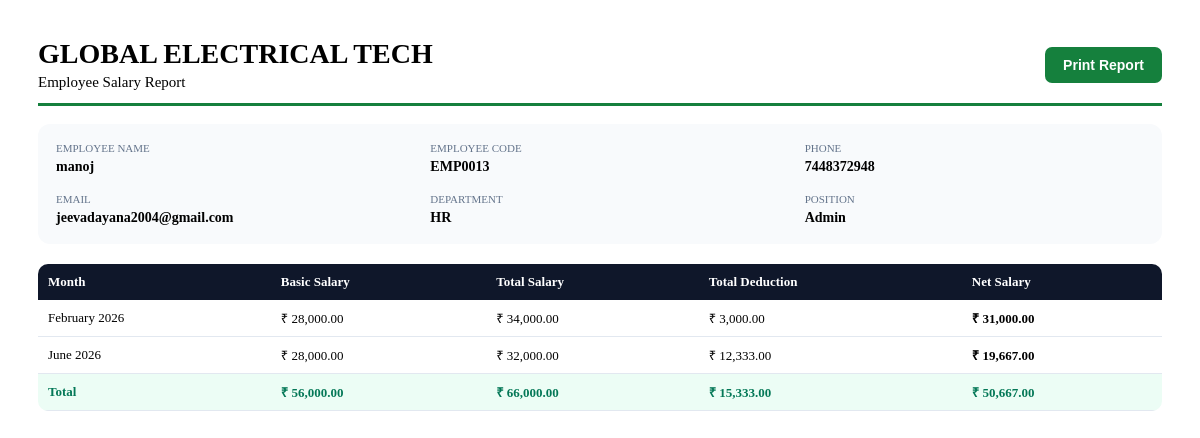
Page /employee/salary-history/print/19/ on the committed database.
### Payrollmang/models.py (models this page shows, shortened)
class Employee(models.Model):
    employee_code=models.CharField(max_length=10,unique=True,null=True,blank=True)
    Firstname = models.CharField(max_length=100, validators=[RegexValidator(r'^[A-Z a-z]+$')])
    Lastname = models.CharField(max_length=100, validators=[RegexValidator(r'^[A-Z a-z]+$')],blank=True ,)
    employee_type = models.CharField(max_length=20,
    choices=[("Permanent", "Permanent"), ("Contract", "Contract")],default="Permanent",)
    DOB = models.DateField(null=True,blank=True)
    phone = models.CharField(max_length=10, validators=[RegexValidator(r'\d{10}$','Enter 10 digits')])
    email = models.EmailField(unique=True,blank=True,null=True)
    address = models.TextField()
    date_of_join = models.DateField(null=True, blank=True)
    department = models.ForeignKey(Department, on_delete=models.CASCADE)
    position = models.ForeignKey(Position, on_delete=models.CASCADE)
    monthsalary = models.DecimalField(max_digits=10, decimal_places=2)

class Department(models.Model):
    department_name=models.CharField(max_length=100)
    def __str__(self):
        return self.department_name

class Position(models.Model):
    department = models.ForeignKey(Department, on_delete=models.CASCADE)
    position_name = models.CharField(max_length=100)
    def __str__(self):
        return self.position_name

class Payroll(models.Model):
    employee = models.ForeignKey(Employee, on_delete=models.CASCADE)
    payroll_month = models.DateField(default=timezone.now)
    basic_salary = models.DecimalField(max_digits=10, decimal_places=2, default=0)
    house_allowance = models.DecimalField(max_digits=10, decimal_places=2, default=0, blank=True)
    da_allowance = models.DecimalField(max_digits=10, decimal_places=2, default=0, blank=True)
    other_allowance = models.DecimalField(max_digits=10, decimal_places=2, default=0, blank=True)
    pf = models.DecimalField(max_digits=10, decimal_places=2, default=0, blank=True)
    advance = models.DecimalField(max_digits=10, decimal_places=2, default=0, blank=True)
    loan = models.DecimalField(max_digits=10, decimal_places=2, default=0, blank=True)
    ot_amount = models.DecimalField(max_digits=10, decimal_places=2, default=0)
    working_days = models.IntegerField(default=30)
    absent_days = models.DecimalField(max_digits=5, decimal_places=1, default=0)
    class Meta:
        constraints = [
            models.UniqueConstraint(
                fields=["employee", "payroll_month"],
                name="unique_employee_payroll_month",
            )
        ]
    @property
    def total_salary(self):
        return round(
            self.basic_salary
            + self.house_allowance
            + self.da_allowance
            + self.other_allowance
            + self.ot_amount
        )
    @property
    def loss_of_pay(self):
        if self.working_days > 0:
            lop_base = (
                (self.basic_salary
                + self.house_allowance
                + self.da_allowance
                + self.other_allowance)
                / self.working_days
                * self.absent_days
            )
            return round(lop_base)
        return 0
    @property
    def total_deduction(self):
        return round(
            self.pf
            + self.advance
            + self.loan
            + self.loss_of_pay
        )
    @property
    def net_salary(self):
        return round(self.total_salary - self.total_deduction)

### Payrollmang/views.py (the view)
# urls.py: path("employee/salary-history/print/<int:employee_id>/",views.employee_salary_history_print,name="employee_salary_history_print",),
def employee_salary_history_print(request, employee_id):
    employee = get_object_or_404(Employee, id=employee_id)
    payrolls = Payroll.objects.filter(
        employee=employee
    ).order_by("payroll_month")
    context = {
        "employee": employee,
        "payrolls": payrolls,
        "total_basic": sum(p.basic_salary for p in payrolls),
        "total_salary": sum(p.total_salary for p in payrolls),
        "total_deduction": sum(p.total_deduction for p in payrolls),
        "total_net": sum(p.net_salary for p in payrolls),
    }
    return render(
        request,
        "Payrollmang/employee_salary_history_print.html",
        context,
    )

### Payrollmang/templatetags/indian_currency.py (called while the page is built)
@register.filter
def indian_currency(value):
    try:
        value = float(value)
    except (TypeError, ValueError):
        return value
    number = f"{value:.2f}"
    integer, decimal = number.split(".")
    if len(integer) <= 3:
        return f"₹ {integer}.{decimal}"
    last3 = integer[-3:]
    remaining = integer[:-3]
    parts = []
    while len(remaining) > 2:
        parts.insert(0, remaining[-2:])
        remaining = remaining[:-2]
    if remaining:
        parts.insert(0, remaining)
    integer = ",".join(parts) + "," + last3
    return f"₹ {integer}.{decimal}"

### templates/Payrollmang/employee_salary_history_print.html (shortened to what this page needs)
{% load indian_currency %}
<!DOCTYPE html>
<html>
<head>
</head>
<body>
<div class="page">
    <div class="top">
        <div>
            <h1> GLOBAL ELECTRICAL TECH</h1>
            <div class="subtitle">Employee Salary Report</div>
        </div>
        <div class="actions">
            <button onclick="window.print()" class="btn print-btn">Print Report</button>
        </div>
    </div>
    <div class="info-box">
        <div>
            <div class="label">Employee Name</div>
            <div class="value">{{ employee.Firstname }}</div>
        </div>
        <div>
            <div class="label">Employee Code</div>
            <div class="value">{{ employee.employee_code }}</div>
        </div>
        <div>
            <div class="label">Phone</div>
            <div class="value">{{ employee.phone }}</div>
        </div>
        <div>
            <div class="label">Email</div>
            <div class="value">{{ employee.email }}</div>
        </div>
        <div>
            <div class="label">Department</div>
            <div class="value">{{ employee.department }}</div>
        </div>
        <div>
            <div class="label">Position</div>
            <div class="value">{{ employee.position }}</div>
        </div>
    </div>
    <table>
        <thead>
            <tr>
                <th>Month</th>
                <th>Basic Salary</th>
                <th>Total Salary</th>
                <th>Total Deduction</th>
                <th>Net Salary</th>
            </tr>
        </thead>
        <tbody>
            {% for payroll in payrolls %}
            <tr>
                <td>{{ payroll.payroll_month|date:"F Y" }}</td>
                <td>{{ payroll.basic_salary|indian_currency }}</td>
                <td>{{ payroll.total_salary|indian_currency }}</td>
                <td>{{ payroll.total_deduction|indian_currency }}</td>
                <td class="net">{{ payroll.net_salary|indian_currency }}</td>
            </tr>
            {% endfor %}
            <tr class="total-row">
                <td>Total</td>
                <td>{{ total_basic|indian_currency }}</td>
                <td>{{ total_salary|indian_currency }}</td>
                <td>{{ total_deduction|indian_currency }}</td>
                <td>{{ total_net|indian_currency }}</td>
            </tr>
        </tbody>
    </table>
</div>
</body>
</html>

### templates/Payrollmang/employee_salary_history_print.html (style rules this page uses)
.page { width: 100%; max-width: 1200px; margin: auto; padding: 30px; box-sizing: border-box; }
.top { display: flex; justify-content: space-between; align-items: center; border-bottom: 3px solid #15803d; padding-bottom: 12px; margin-bottom: 18px; }
h1 { margin: 0; font-size: 28px; font-family: Georgia, serif; }
.subtitle { margin-top: 4px; font-size: 15px; }
.actions { display: flex; gap: 10px; }
.btn { padding: 10px 18px; border-radius: 7px; font-weight: bold; text-decoration: none; cursor: pointer; font-size: 14px; }
.print-btn { background: #15803d; color: white; border: none; }
.info-box { background: #f8fafc; border-radius: 12px; padding: 18px; display: grid; grid-template-columns: repeat(3, 1fr); gap: 18px 35px; margin-bottom: 20px; }
.label { color: #64748b; font-size: 11px; text-transform: uppercase; margin-bottom: 5px; }
.value { color: #000; font-size: 14px; font-weight: 600; }
table { width: 100%; border-collapse: collapse; font-size: 13px; border-radius: 10px; overflow: hidden; }
th { background: #0f172a; color: white; text-align: left; padding: 10px; }
td { padding: 9px 10px; border-bottom: 1px solid #e2e8f0; }
.net { font-weight: 800; }
.total-row td { background: #ecfdf5; color: #047857; font-weight: 800; }

### rows in the picture
Employee: Firstname "manoj", employee_code "EMP0013", phone "7448372948", email "jeevadayana2004@gmail.com", department "HR", position "Admin"
Payroll: payroll_month "February 2026", basic_salary|indian_currency "₹ 28,000.00", total_salary|indian_currency "₹ 34,000.00", total_deduction|indian_currency "₹ 3,000.00", net_salary|indian_currency "₹ 31,000.00"
Payroll: payroll_month "June 2026", basic_salary|indian_currency "₹ 28,000.00", total_salary|indian_currency "₹ 32,000.00", total_deduction|indian_currency "₹ 12,333.00", net_salary|indian_currency "₹ 19,667.00"

### other values in the picture
{{ total_basic|indian_currency }} "₹ 56,000.00"
{{ total_salary|indian_currency }} "₹ 66,000.00"
{{ total_deduction|indian_currency }} "₹ 15,333.00"
{{ total_net|indian_currency }} "₹ 50,667.00"
